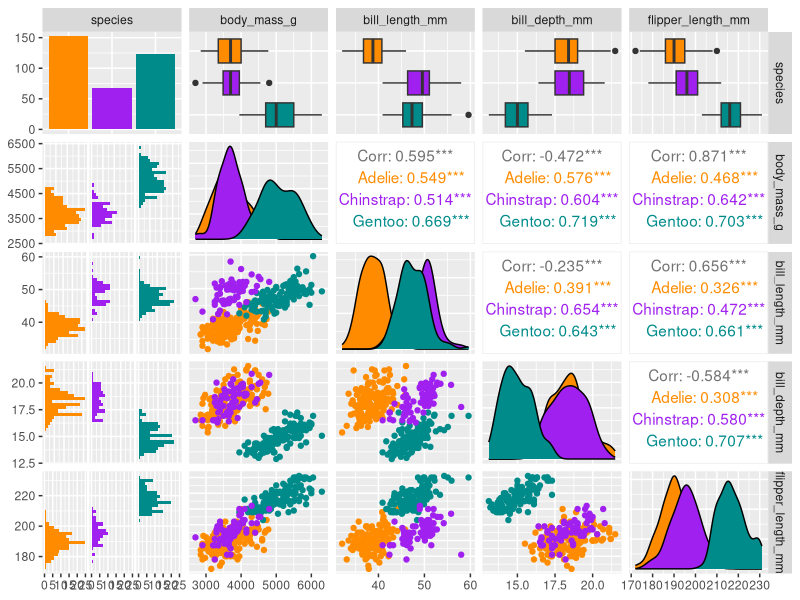

This chart was generated by the following R code:
## ---- chunk 1
knitr::opts_chunk$set(fig.width=6, fig.asp = 0.618) 
## ---- chunk 2
library(tidyverse)
library(palmerpenguins)
## ---- chunk 3
penguins %>%
  select(species, body_mass_g, ends_with("_mm")) %>%
  GGally::ggpairs(aes(color = species)) +
  scale_colour_manual(values = c("darkorange","purple","cyan4")) +
  scale_fill_manual(values = c("darkorange","purple","cyan4"))
